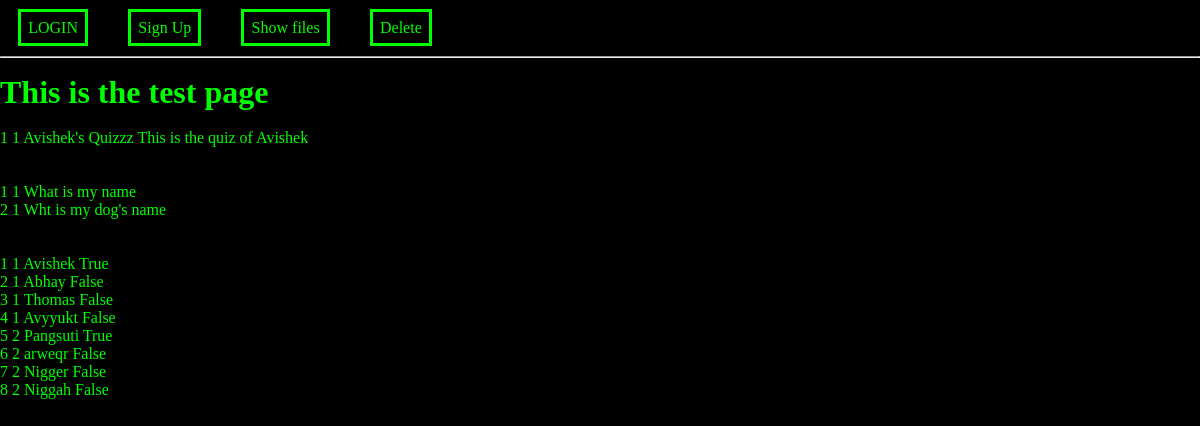
/test, run on an earlier commit of the app's database.
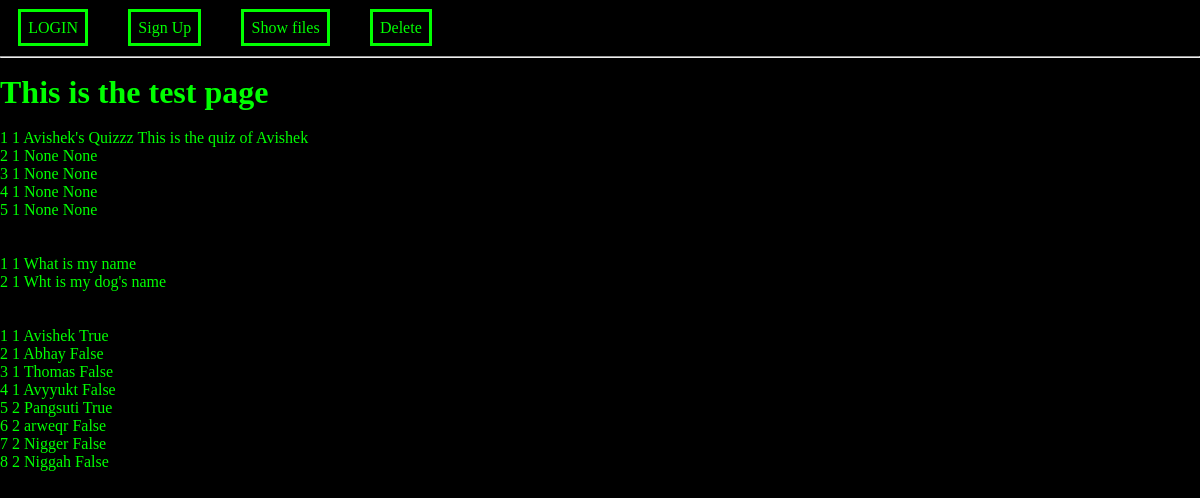
And on a later commit of the database.
### website/models.py (models this page shows)
class Quiz(db.Model):
    __tablename__ = 'quizzes'
    quiz_id = db.Column(db.Integer, primary_key=True)
    user_id = db.Column(db.Integer, db.ForeignKey('users.id'))
    quiz_title = db.Column(db.String)
    quiz_description = db.Column(db.String)
    user = db.relationship("User")

class Question(db.Model):
    __tablename__ = 'questions'
    question_id = db.Column(db.Integer, primary_key=True)
    quiz_id = db.Column(db.Integer, db.ForeignKey('quizzes.quiz_id'))
    question_text = db.Column(db.String)
    question_type = db.Column(db.String)
    quiz = db.relationship("Quiz")

class Option(db.Model):
    __tablename__ = 'options'
    option_id = db.Column(db.Integer, primary_key=True)
    question_id = db.Column(db.Integer, db.ForeignKey('questions.question_id'))
    option_text = db.Column(db.String)
    is_correct = db.Column(db.Boolean)
    question = db.relationship("Question")

### website/views.py (the view)
@views.route('/test')
def test():
    query1 = User.query.all()
    query2 = Quiz.query.all()
    query3 = Question.query.all()
    query4 = Option.query.all()
    query5 = Score.query.all()
    return render_template('test.html', message1 = query1 , message2 = query2,message3 = query3,message4 = query4, user = current_user)

### website/templates/test.html (shortened to what this page needs)
{%extends "base.html"%}
{%block content%}
<h1>This is the test page</h1>
<br>
{% for x in message2 %}
    {{x.quiz_id}}
    {{x.user_id}}
    {{x.quiz_title}}
    {{x.quiz_description}}
    <br>
{%endfor%}
<br>
<br>
{% for x in message3 %}
    {{x.question_id}}
    {{x.quiz_id}}
    {{x.question_text}}
    <br>
{%endfor%}
<br>
<br>
{% for x in message4 %}
    {{x.option_id}}
    {{x.question_id}}
    {{x.option_text}}
    {{x.is_correct}}
    <br>
{%endfor%}
<br>
<br>
{%endblock%}

### website/templates/base.html (shortened to what this page needs)
  <!DOCTYPE html>
<html lang="en">
  <head>
    <link rel="stylesheet" href= "{{ url_for('static',filename='styles/base.css') }}">
  </head>
  <body>
        <nav class="navbar" id="navbar">
            <div class="link_container">
              <p>
              {% if user.is_authenticated %}
              <a class="nav-item nav-link" id="home" href="/">HOME</a>
              <a class="nav-item nav-link" id="logout" href="/logout">LOGOUT</a>
              <a class="nav-item" id="quizmaker" href="/quizmaker">MAKE QUIZ</a>
              <a class="nav-item nav-link" id="profile" href="/profile/my_profile">My profile</a>
                {%else%}
                <a class="nav-item nav-link" id="login" href="/login">LOGIN</a>
                <a class="nav-item nav-link" id="signUp" href="/sign-up">Sign Up</a>
                {%endif%}
                <a class="nav-item nav-link" id="test" href="/test">Show files</a>
                <a class="nav-item nav-link" id="delete" href="/delete">Delete</a>
              </p>
            </div>
        </nav>
        <hr style="margin-bottom: 2vh;"/>
    <div class="container">
    {% block content%}
    {%endblock%}
    </div>
  </body>
</html>

### website/static/styles/base.css (style rules this page uses)
* { margin: 0; padding: 0; color: rgb(0, 255, 0); }
body { background-color: rgb(0, 0, 0); }
.navbar { background-color: rgb(0, 0, 0); height: 7vh; display: flex; align-items: center; }
.link_container { width: 50%; }
.nav-item { margin:3%; padding: 1.2%; height: ; border: solid rgb(0, 255, 0); }
a { text-decoration: none; }

What changed in the data, as far as the page shows it:
added Quiz: quiz_id "2", user_id "1", quiz_title "None", quiz_description "None"
added Quiz: quiz_id "3", user_id "1", quiz_title "None", quiz_description "None"
added Quiz: quiz_id "4", user_id "1", quiz_title "None", quiz_description "None"
added Quiz: quiz_id "5", user_id "1", quiz_title "None", quiz_description "None"
